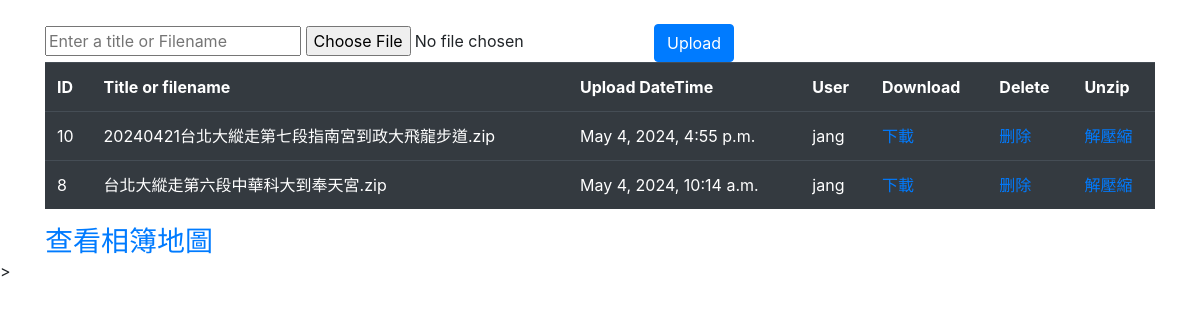
The page /file/ (signed in) on the database as committed earlier.
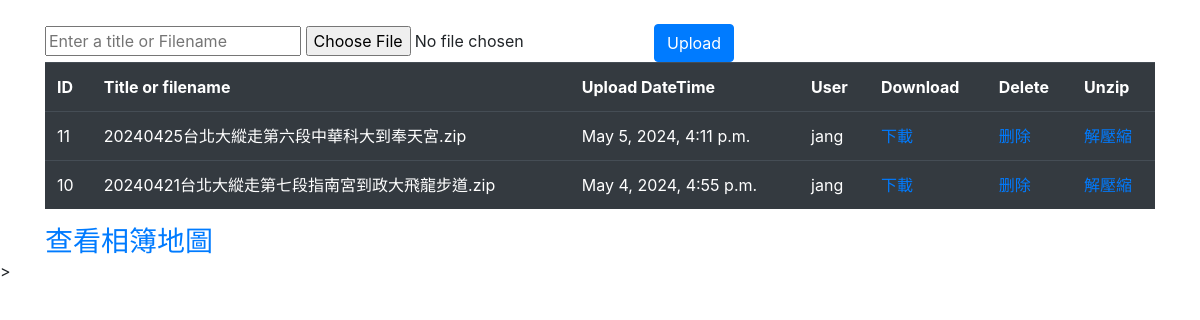
The same page on the database as committed later.
### file/models.py (models this page shows)
class File(models.Model):
    title = models.CharField(max_length = 200)
    uploadedFile = models.FileField(upload_to = "upload/")
    dateTimeOfUpload = models.DateTimeField(auto_now = True)
    user = models.ForeignKey(settings.AUTH_USER_MODEL, on_delete=models.CASCADE, related_name='file_user', null = True)
    class Meta:
        permissions = (
            ("file_upload", "Can Upload File"),
            ("file_delete", "Can Delete File"),
        )

### file/views.py (the view, shortened to what this page needs)
# urls.py: path("", views.uploadFile, name = 'upload'),
@login_required
def uploadFile(request):  #上傳多張圖片的zip檔
    files = models.File.objects.all().order_by("-id") #新上傳的壓縮檔放前面
    return render(request, "upload-file.html", context = { "files": files })

### file/templates/upload-file.html (shortened to what this page needs)
{% extends 'base.html' %}
{% load static %}
{% block content %}
{% if user.is_authenticated %}
    <form action="{% url 'file:upload' %}" method="POST" enctype="multipart/form-data">
        <input type="text" name="fileTitle" placeholder="Enter a title or Filename">
        <input type="file"  name="uploadedFile">
        <input type="submit" class="btn btn-primary" value="Upload">
    </form>
    <table  class="table table-dark">
        <tr>
            <th scope="col">ID</th>
            <th scope="col">Title or filename</th>
            <th scope="col">Upload DateTime</th>
            <th scope="col">User</th>
            <th scope="col">Download</th>
            <th scope="col">Delete</th>
            <th scope="col">Unzip</th>
        </tr>
        {% for file in files %}
            <tr>
                <td  scope="row">{{ file.id }}</td>
                <td>{{ file.title }}</td>
                <td>{{ file.dateTimeOfUpload }}</td>
                <td>{{ file.user }}</td>
                <td> <a href="{% url 'file:download' file.id %}">下載</a></td>
                <td> <a href="{% url 'file:delete' file.id %}">删除</a></td>
                <td> <a href="{% url 'file:unzip' file.id %}">解壓縮</a></td>
            </tr>
        {% endfor %}
    </table>
    <a class="h3" href="{% url 'map:list' %}">查看相簿地圖</a>
{% endif %}
{% endblock %}

Rows that differ between the two databases and show on the page:
removed File: id "8", title "台北大縱走第六段中華科大到奉天宮.zip", dateTimeOfUpload "May 4, 2024, 10:14 a.m.", user "jang"
added File: id "11", title "20240425台北大縱走第六段中華科大到奉天宮.zip", dateTimeOfUpload "May 5, 2024, 4:11 p.m.", user "jang"
